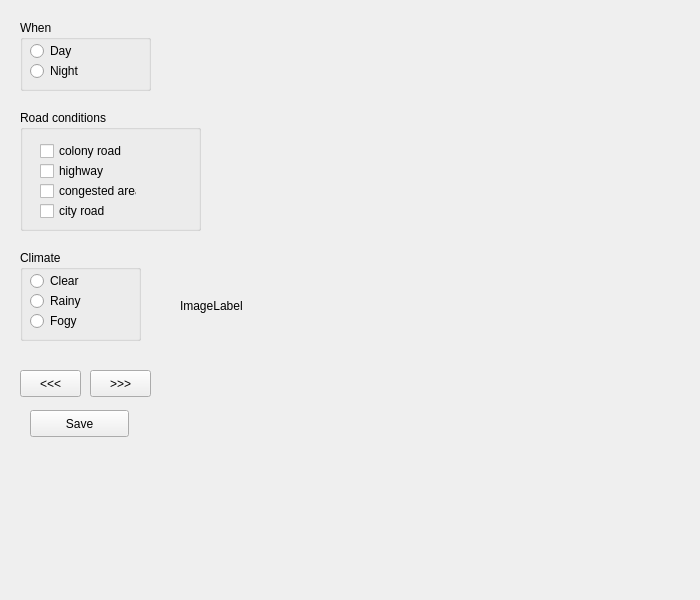
<?xml version="1.0" encoding="UTF-8"?>
<ui version="4.0">
 <class>MainWindow</class>
 <widget class="QMainWindow" name="MainWindow">
  <property name="geometry">
   <rect>
    <x>0</x>
    <y>0</y>
    <width>700</width>
    <height>600</height>
   </rect>
  </property>
  <property name="maximumSize">
   <size>
    <width>700</width>
    <height>600</height>
   </size>
  </property>
  <property name="windowTitle">
   <string>sloth</string>
  </property>
  <property name="windowIcon">
   <iconset>
    <normaloff>:/icons/sloth.svg</normaloff>:/icons/sloth.svg</iconset>
  </property>
  <widget class="QWidget" name="centralWidget">
   <widget class="QGroupBox" name="when">
    <property name="geometry">
     <rect>
      <x>20</x>
      <y>20</y>
      <width>131</width>
      <height>71</height>
     </rect>
    </property>
    <property name="title">
     <string>When</string>
    </property>
    <widget class="QRadioButton" name="day">
     <property name="geometry">
      <rect>
       <x>10</x>
       <y>20</y>
       <width>117</width>
       <height>22</height>
      </rect>
     </property>
     <property name="text">
      <string>Day</string>
     </property>
    </widget>
    <widget class="QRadioButton" name="night">
     <property name="geometry">
      <rect>
       <x>10</x>
       <y>40</y>
       <width>117</width>
       <height>22</height>
      </rect>
     </property>
     <property name="text">
      <string>Night</string>
     </property>
    </widget>
   </widget>
   <widget class="QGroupBox" name="road_cond">
    <property name="geometry">
     <rect>
      <x>20</x>
      <y>110</y>
      <width>181</width>
      <height>121</height>
     </rect>
    </property>
    <property name="title">
     <string>Road conditions</string>
    </property>
    <widget class="QCheckBox" name="checkBox">
     <property name="geometry">
      <rect>
       <x>20</x>
       <y>70</y>
       <width>97</width>
       <height>22</height>
      </rect>
     </property>
     <property name="text">
      <string>congested area</string>
     </property>
    </widget>
    <widget class="QCheckBox" name="checkBox_2">
     <property name="geometry">
      <rect>
       <x>20</x>
       <y>50</y>
       <width>97</width>
       <height>22</height>
      </rect>
     </property>
     <property name="text">
      <string>highway</string>
     </property>
    </widget>
    <widget class="QCheckBox" name="checkBox_3">
     <property name="geometry">
      <rect>
       <x>20</x>
       <y>30</y>
       <width>131</width>
       <height>22</height>
      </rect>
     </property>
     <property name="text">
      <string>colony road</string>
     </property>
    </widget>
    <widget class="QCheckBox" name="checkBox_4">
     <property name="geometry">
      <rect>
       <x>20</x>
       <y>90</y>
       <width>97</width>
       <height>22</height>
      </rect>
     </property>
     <property name="text">
      <string>city road</string>
     </property>
    </widget>
   </widget>
   <widget class="QGroupBox" name="climate">
    <property name="geometry">
     <rect>
      <x>20</x>
      <y>250</y>
      <width>121</width>
      <height>91</height>
     </rect>
    </property>
    <property name="title">
     <string>Climate</string>
    </property>
    <widget class="QRadioButton" name="day_2">
     <property name="geometry">
      <rect>
       <x>10</x>
       <y>20</y>
       <width>117</width>
       <height>22</height>
      </rect>
     </property>
     <property name="text">
      <string>Clear</string>
     </property>
    </widget>
    <widget class="QRadioButton" name="night_2">
     <property name="geometry">
      <rect>
       <x>10</x>
       <y>40</y>
       <width>117</width>
       <height>22</height>
      </rect>
     </property>
     <property name="text">
      <string>Rainy</string>
     </property>
    </widget>
    <widget class="QRadioButton" name="night_3">
     <property name="geometry">
      <rect>
       <x>10</x>
       <y>60</y>
       <width>117</width>
       <height>22</height>
      </rect>
     </property>
     <property name="text">
      <string>Fogy</string>
     </property>
    </widget>
   </widget>
   <widget class="QLabel" name="ImageLabel">
    <property name="geometry">
     <rect>
      <x>180</x>
      <y>50</y>
      <width>512</width>
      <height>512</height>
     </rect>
    </property>
    <property name="minimumSize">
     <size>
      <width>100</width>
      <height>100</height>
     </size>
    </property>
    <property name="text">
     <string>ImageLabel</string>
    </property>
   </widget>
   <widget class="QPushButton" name="back_img">
    <property name="geometry">
     <rect>
      <x>20</x>
      <y>370</y>
      <width>61</width>
      <height>27</height>
     </rect>
    </property>
    <property name="text">
     <string>&lt;&lt;&lt;</string>
    </property>
   </widget>
   <widget class="QPushButton" name="front_img">
    <property name="geometry">
     <rect>
      <x>90</x>
      <y>370</y>
      <width>61</width>
      <height>27</height>
     </rect>
    </property>
    <property name="text">
     <string>&gt;&gt;&gt;</string>
    </property>
   </widget>
   <widget class="QPushButton" name="save_file">
    <property name="geometry">
     <rect>
      <x>30</x>
      <y>410</y>
      <width>99</width>
      <height>27</height>
     </rect>
    </property>
    <property name="text">
     <string>Save</string>
    </property>
   </widget>
  </widget>
  <action name="actionOpen">
   <property name="icon">
    <iconset>
     <normaloff>:/icons/folder_table.png</normaloff>:/icons/folder_table.png</iconset>
   </property>
   <property name="text">
    <string>&amp;Open</string>
   </property>
   <property name="statusTip">
    <string>Open existing annotation file</string>
   </property>
   <property name="shortcut">
    <string>Ctrl+O</string>
   </property>
  </action>
  <action name="actionNew">
   <property name="icon">
    <iconset>
     <normaloff>:/icons/page_white_text.png</normaloff>:/icons/page_white_text.png</iconset>
   </property>
   <property name="text">
    <string>&amp;New</string>
   </property>
   <property name="statusTip">
    <string>Create new annotation file</string>
   </property>
  </action>
  <action name="actionSave">
   <property name="icon">
    <iconset>
     <normaloff>:/icons/disk.png</normaloff>:/icons/disk.png</iconset>
   </property>
   <property name="text">
    <string>&amp;Save</string>
   </property>
   <property name="shortcut">
    <string>Ctrl+S</string>
   </property>
  </action>
  <action name="actionExit">
   <property name="icon">
    <iconset>
     <normaloff>:/icons/door_in.png</normaloff>:/icons/door_in.png</iconset>
   </property>
   <property name="text">
    <string>&amp;Exit</string>
   </property>
   <property name="menuRole">
    <enum>QAction::QuitRole</enum>
   </property>
  </action>
  <action name="action_Add_Image">
   <property name="icon">
    <iconset>
     <normaloff>:/icons/picture_add.png</normaloff>:/icons/picture_add.png</iconset>
   </property>
   <property name="text">
    <string>&amp;Add Image</string>
   </property>
   <property name="shortcut">
    <string>Ctrl+I</string>
   </property>
  </action>
  <action name="actionNext">
   <property name="icon">
    <iconset>
     <normaloff>:/icons/arrow_right.png</normaloff>:/icons/arrow_right.png</iconset>
   </property>
   <property name="text">
    <string>Next</string>
   </property>
  </action>
  <action name="actionPrevious">
   <property name="icon">
    <iconset>
     <normaloff>:/icons/arrow_left.png</normaloff>:/icons/arrow_left.png</iconset>
   </property>
   <property name="text">
    <string>Previous</string>
   </property>
  </action>
  <action name="actionZoom_In">
   <property name="icon">
    <iconset>
     <normaloff>:/icons/zoom_in.png</normaloff>:/icons/zoom_in.png</iconset>
   </property>
   <property name="text">
    <string>Zoom In</string>
   </property>
  </action>
  <action name="actionZoom_Out">
   <property name="icon">
    <iconset>
     <normaloff>:/icons/zoom_out.png</normaloff>:/icons/zoom_out.png</iconset>
   </property>
   <property name="text">
    <string>Zoom Out</string>
   </property>
  </action>
  <action name="actionMask">
   <property name="checkable">
    <bool>true</bool>
   </property>
   <property name="text">
    <string>Mask</string>
   </property>
   <property name="shortcut">
    <string>M</string>
   </property>
  </action>
  <action name="actionSelection">
   <property name="checkable">
    <bool>true</bool>
   </property>
   <property name="text">
    <string>Selection</string>
   </property>
   <property name="shortcut">
    <string>S</string>
   </property>
  </action>
  <action name="actionRectangle">
   <property name="checkable">
    <bool>true</bool>
   </property>
   <property name="text">
    <string>Rectangle</string>
   </property>
   <property name="shortcut">
    <string>R</string>
   </property>
  </action>
  <action name="actionSave_As">
   <property name="icon">
    <iconset>
     <normaloff>:/icons/disk_multiple.png</normaloff>:/icons/disk_multiple.png</iconset>
   </property>
   <property name="text">
    <string>Save &amp;As</string>
   </property>
  </action>
  <action name="action_About">
   <property name="text">
    <string>&amp;About</string>
   </property>
  </action>
  <action name="actionPoint">
   <property name="checkable">
    <bool>true</bool>
   </property>
   <property name="text">
    <string>Point</string>
   </property>
   <property name="shortcut">
    <string>P</string>
   </property>
  </action>
  <action name="actionLocked">
   <property name="checkable">
    <bool>true</bool>
   </property>
   <property name="text">
    <string>&amp;Locked</string>
   </property>
  </action>
 </widget>
 <resources/>
 <connections/>
</ui>
